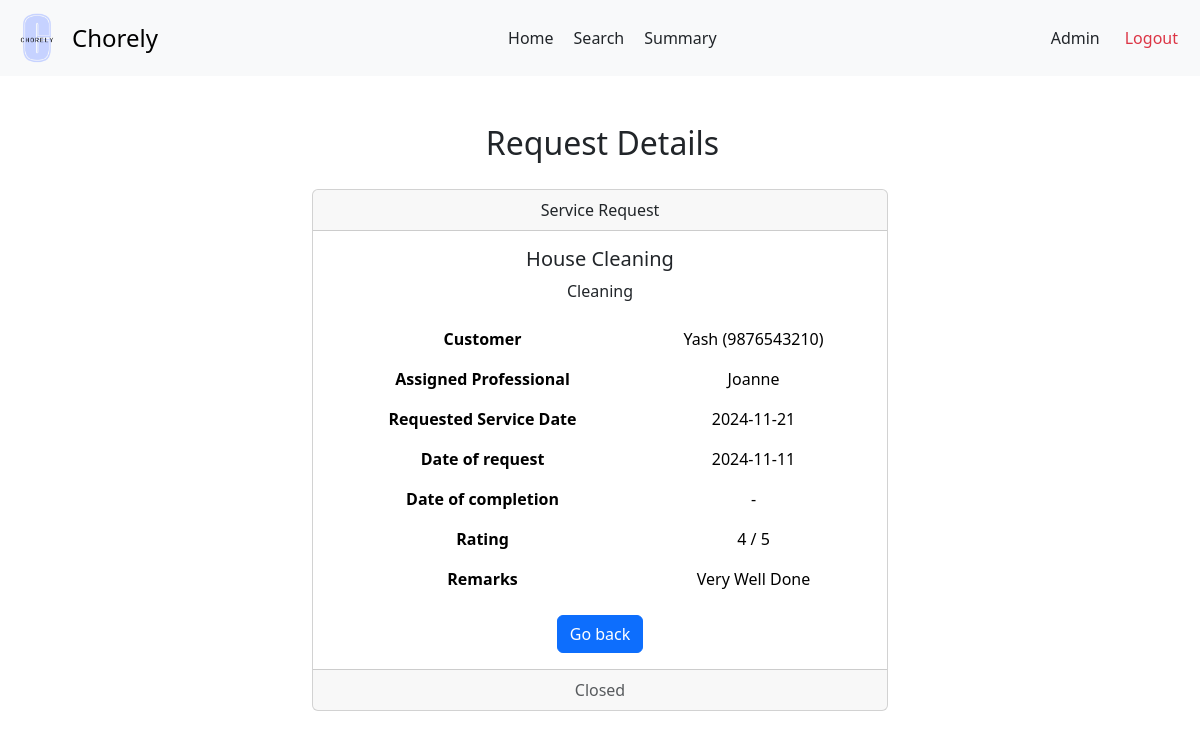
Before: /admin/view/request/1 with the older database file.
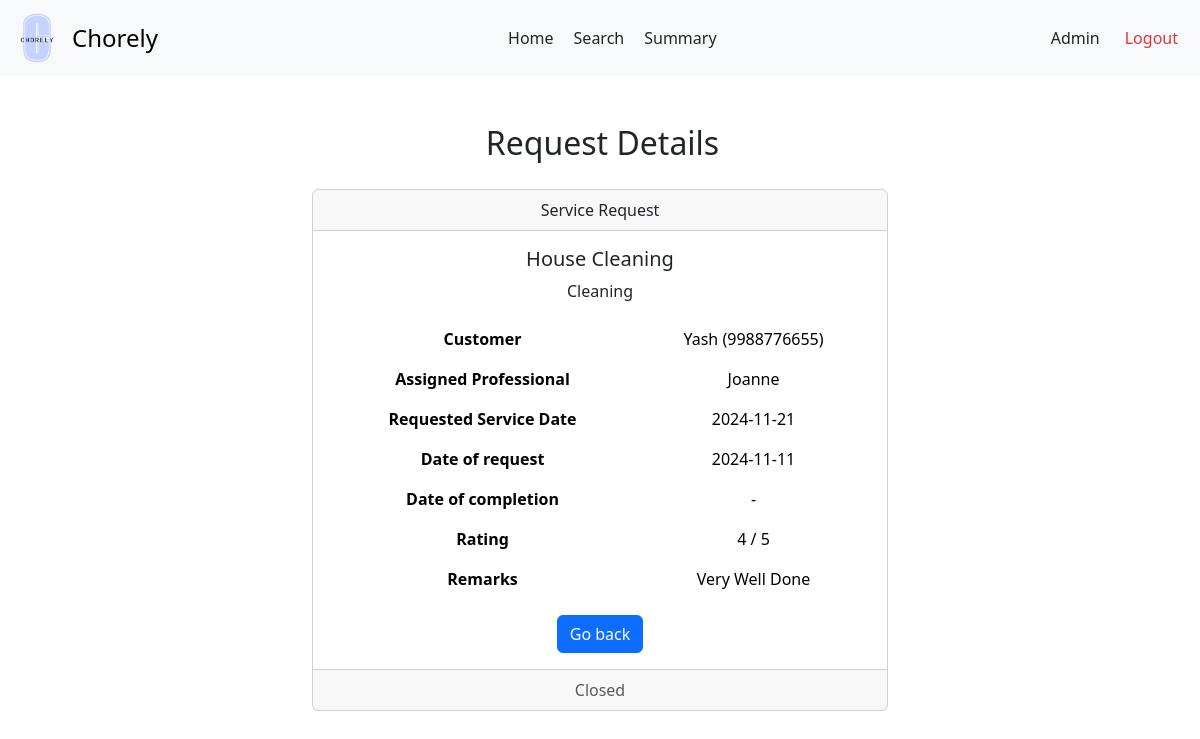
After: the same page with the newer database file.
### backend/models.py (models this page shows)
class Customers(db.Model):
    __tablename__ = 'Customers'
    customer_id = db.Column(db.Integer, primary_key=True, autoincrement=True)
    user_id = db.Column(db.Integer, db.ForeignKey('Users.user_id'), unique=True, nullable=False)
    name = db.Column(db.String)
    email = db.Column(db.String)
    address = db.Column(db.String)
    pin_code = db.Column(db.String)
    phone = db.Column(db.String)
    service_requests = db.relationship('ServiceRequests', backref='customer')

### backend/adminController.py (the view)
@app.route('/admin/view/request/<int:request_id>', methods =['GET'])
def view_request(request_id):
  request = ServiceRequests.query.get(request_id)
  return render_template('admin-view-request.html', request= request)

### templates/admin-view-request.html (shortened to what this page needs)
<!DOCTYPE html>
<html lang="en">
<head>
  <link href="https://cdn.jsdelivr.net/npm/bootstrap@5.3.3/dist/css/bootstrap.min.css" rel="stylesheet">
  <link rel="stylesheet" href="{{ url_for('static', filename = 'prof-dash.css')}}">
  <link rel="stylesheet" href="{{ url_for('static', filename = 'navbar.css')}}">
</head>
<body>
  <nav class="navbar bg-body-tertiary">
    <div class="container-fluid">
      <a class="navbar-brand d-flex align-items-center" href="#" style="text-decoration: none;">
        <img src="{{ url_for('static', filename = 'logo.png')}}" alt="Chorely Logo" width="50" height="50" id="logo">
        <span style="font-size: 1.5rem;">Chorely</span>
      </a>
      <div style="display: flex;">
        <a class="nav-link active" aria-current="page" href="#">Home</a>
        <a class="nav-link" href="#">Search</a>
        <a class="nav-link" href="#">Summary</a>
      </div>
      <div class="d-flex text text-end">
        <a class="nav-link" href="/admin">Admin</a>
        <a class="nav-link text-danger" href="/userlogin">Logout</a>
      </div>
    </div>
  </nav>
  <div id="main">
    <div id="canvas">
      <br>
      <h2 class="headings text text-center">Request Details</h2><br>
      <div class="card text-center" style="width: 60%; margin: auto;">
        <div class="card-header">
          Service Request
        </div>
        <div class="card-body">
          <h5 class="card-title">{{ request.service.name | title }}</h5>
          <p class="card-text">{{ request.service.category | title }}</p>
          <table class="table table-borderless mb-3">
            <tbody>
              <tr>
                <tr>
                  <th>Customer</th>
                  <td>{{ request.customer.name }} ({{ request.customer.phone }})</td>
                </tr>
                <th>Assigned Professional</th>
                <td>{{ request.professional.name | title if request.professional.name else 'To be assigned' }}</td>
              </tr>
              <tr>
                <th>Requested Service Date</th>
                <td>{{ request.requested_service_date }}</td>
              </tr>
              <tr>
                <th>Date of request</th>
                <td>{{ request.date_of_request }}</td>
              </tr>
              <tr>
                <th>Date of completion</th>
                <td>{{ request.date_of_completeion or '-' }}</td>
              </tr>
              <tr>
                <th>Rating</th>
                <td>{{ request.rating | int if request.rating else '-' }} / 5</td>
              </tr>
              {% if request.remarks %}
                <tr>
                  <th>Remarks</th>
                  <td>{{ request.remarks | title }}</td>
                </tr>
              {% endif %}
            </tbody>
          </table>
          <a href="javascript: history.back()" class="btn btn-primary">Go back</a>
        </div>
        <div class="card-footer text-body-secondary">
          {{ request.service_status | title }}
        </div>
      </div>
</body>
</html>

Changed rows visible on the page:
changed Customers "Yash": customer.phone "9876543210" → "9988776655"
